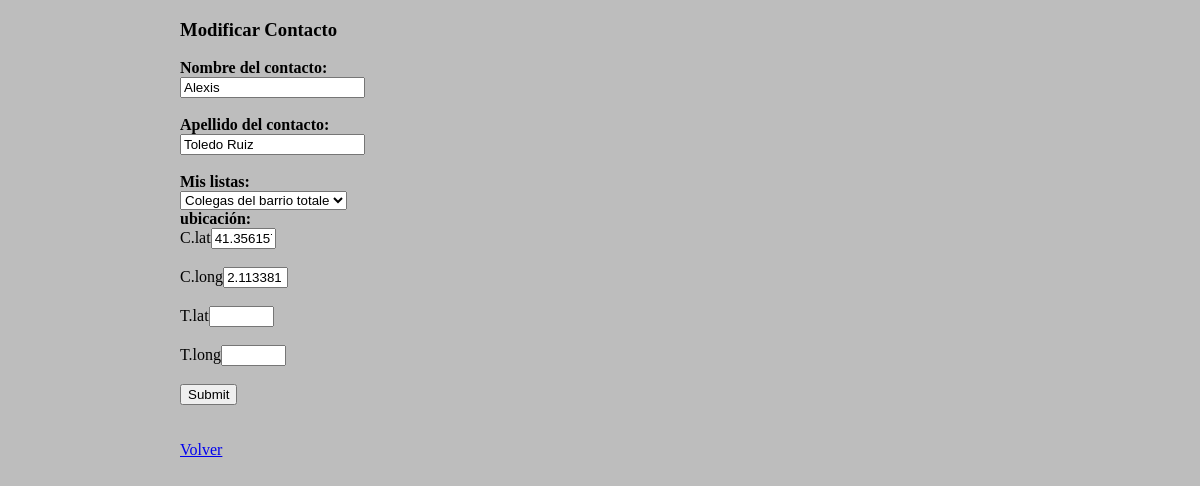
The app's page /modificarContacto.php?idCont=3 (signed in) with its own data.
### tables this page shows
CREATE TABLE IF NOT EXISTS `contacto` (
`id_contacto` int(11) NOT NULL,
  `nombre_contacto` varchar(20) DEFAULT NULL,
  `apellidos_contacto` varchar(40) DEFAULT NULL,
  `id_ubicacion` int(11) DEFAULT NULL,
  `id_lista` int(11) DEFAULT NULL
);

CREATE TABLE IF NOT EXISTS `ubicacion` (
`id_ubicacion` int(11) NOT NULL,
  `casa_lat` varchar(30) DEFAULT NULL,
  `casa_lon` varchar(30) DEFAULT NULL,
  `trabajo_lat` varchar(30) DEFAULT NULL,
  `trabajo_lon` varchar(30) DEFAULT NULL
);

### modificarContacto.php (the view, shortened to what this page needs)
<?php
  	include("conexion.php");
  	$sql="SELECT contacto.*, ubicacion.*, lista.* FROM contacto INNER JOIN ubicacion ON contacto.id_ubicacion=ubicacion.id_ubicacion INNER JOIN lista ON contacto.id_lista=lista.id_lista WHERE id_contacto=$_REQUEST[idCont]";
	$datos = mysqli_query($con, $sql);
?>
<!DOCTYPE html>
<html>
	<head>
		<link rel="stylesheet" type="text/css" href="style.css">
	</head>
	<body>
		<?php
		if(mysqli_num_rows($datos)>0){
			$prod=mysqli_fetch_array($datos);
		?>
			<article>
				<h3>Modificar Contacto</h3>
			</article>
			<article id = "Contactform">
				<form name="formModContacto" action="modificarContacto.proc.php" method="POST">
					<strong>Nombre del contacto:</strong><br/>
					<input type="text" name="nomCont" size="20" maxlength="25" value="<?php echo $prod['nombre_contacto']; ?>"required/><br/><br/>
					<strong>Apellido del contacto:</strong><br/>
					<input type="text" name="apellCont" size="20" maxlength="25" value="<?php echo $prod['apellidos_contacto']; ?>"/><br/><br/>
					<strong>Mis listas:</strong><br/>
					<select name="idlista">
							<?php
							$con = mysqli_connect('localhost', 'root', 'DAW22015', 'bd_mycontacts');
							$sql = mysqli_query($con, "SELECT * FROM lista, usuario WHERE `lista`.`id_usuario` = '$_SESSION[id]' AND `usuario`.`mail_usuario` = '$_SESSION[mail]'");
							while($dato=mysqli_fetch_array($sql)) {
							echo "<option value=\"$dato[id_lista]\">$dato[nombre_lista]</option>";
							}
							?>
					</select>
					<br/>
					<strong>ubicación:</strong><br/>
					C.lat<input type="text" name="casalatCont" size="5" maxlength="8" value="<?php echo $prod['casa_lat']; ?>"/><br/><br/>
					C.long<input type="text" name="casalonCont" size="5" maxlength="8" value="<?php echo $prod['casa_lon']; ?>"/><br/><br/>
					T.lat<input type="text" name="trabajolatCont" size="5" maxlength="8" value="<?php echo $prod['trabajo_lat']; ?>"/><br/><br/>
					T.long<input type="text" name="trabajolonCont" size="5" maxlength="8" value="<?php echo $prod['trabajo_lon']; ?>"/><br/><br/>
					<input id="botonFormModContacto" type="submit" value="Submit">
				</form>
			</article>
		<?php
		} else {
			echo "Usuario con id=$_REQUEST[idCont] no encontrado!";
		}
		?>
		<br/><br/>
		<article>
			<a font color= "black" href="gestionarcontactos.php">Volver</a>
		</article>
	</body>
</html>

### style.css (style rules this page uses)
body { margin: 1% 15% 0 15%; background-color: #BDBDBD; }

### records on screen
contacto: nomCont "Alexis", apellCont "Toledo Ruiz", casalatCont "41.356157", casalonCont "2.113381"

### other values on screen
form field idlista "Colegas del barrio totale"
